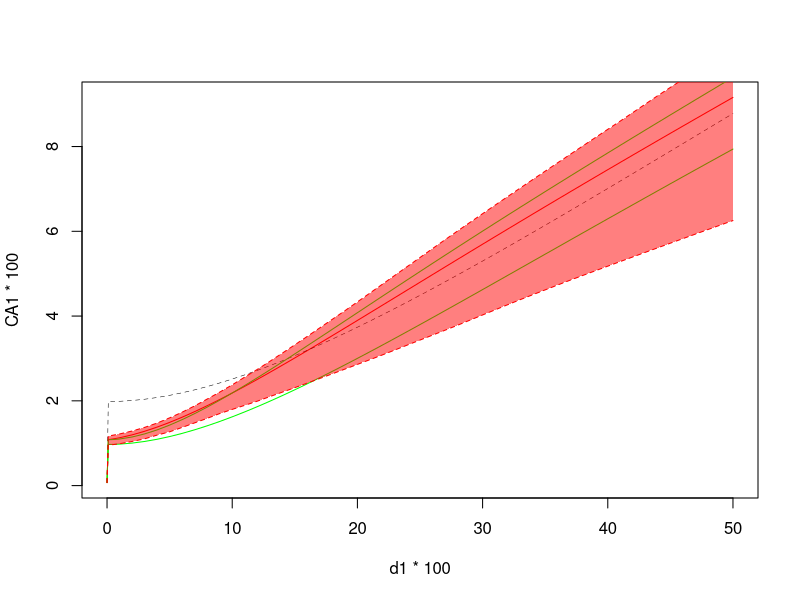
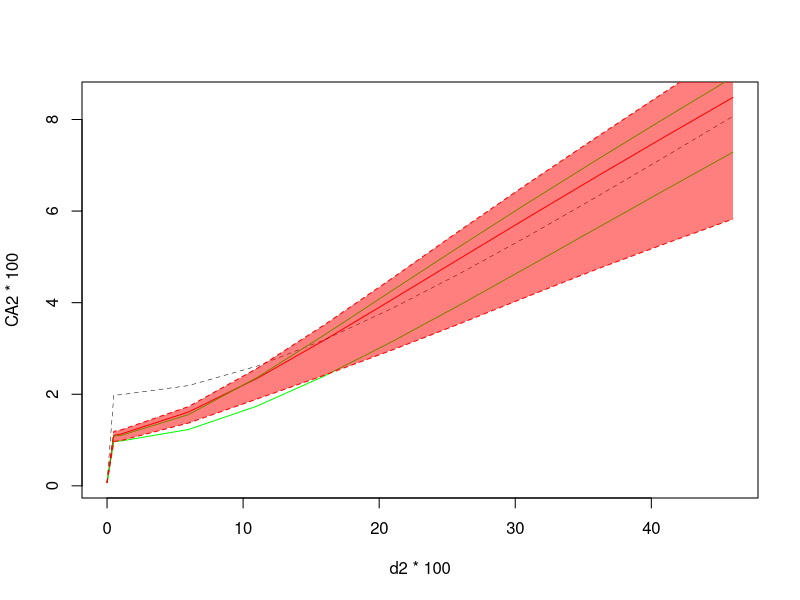
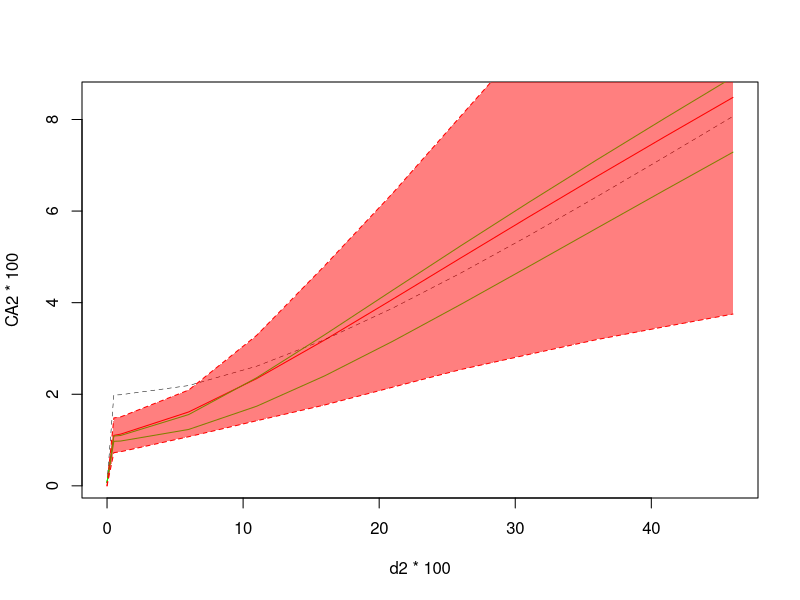
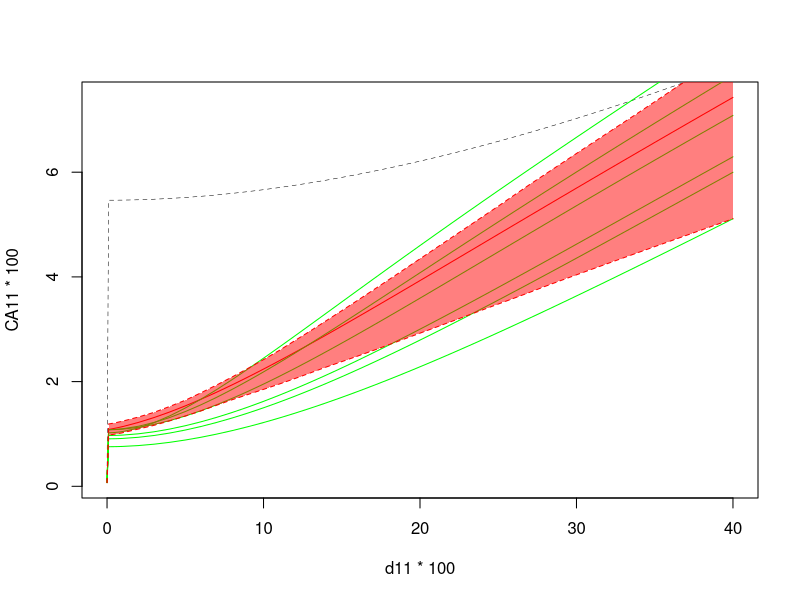

Recreate these plots in R, in order.

library(deSolve) # package for solving differential equations
library(minpack.lm) # package for non-linear regression #rks to laz: I think we probably can just use nls() in stats, not nlsLM from linpack. Please check in R documentation if there is any functional difference at all
library(mvtnorm) # package for calculating confidence intervals by Monte Carlo simulation based on variance-covariance matrices #rks to laz: I added to comment.Please check that my addition is OK.
rm(list=ls())
set.seed(19970101)

####2-ion 60 dose
d = c(seq(0, 0.009, 0.001), seq(0.01, 0.5, by = 0.01))
#Assuming the working directory is the location of this R file (On Github the csv file is in the same location as this R file)
two_ion_MIXDER = read.csv("2ionMonteCarlo.csv") #This is the Monte Carlo results with seed 19970101

#The graphing part
d1 <- two_ion_MIXDER$d
CA1 <- two_ion_MIXDER$CA
simpleeffect1 <- two_ion_MIXDER$simpleeffect
silicon1 <- two_ion_MIXDER$silicon
ironsix1 <- two_ion_MIXDER$ironsix
plot(x = d1 * 100, y = CA1 * 100, type = "l", col = "red")
lines(x = d1 * 100, y = simpleeffect1 * 100, col = "black", lty = 2, lwd = 0.5)
lines(x = d1 * 100, y = silicon1* 100, col = "green")  
lines(x = d1 * 100, y = ironsix1* 100, col = "green")
lines(x= d1*100 , y = two_ion_MIXDER$CI_upper * 100, lty = 'dashed', col = 'red')
lines(x= d1*100 , y = two_ion_MIXDER$CI_lower * 100, lty = 'dashed', col = 'red')
polygon(c(d1*100,rev(d1*100)),c(two_ion_MIXDER$CI_lower * 100, rev(two_ion_MIXDER$CI_upper * 100)),col = rgb(1, 0, 0,0.5), border = NA)





####2-ion 12 dose
d_small = d[seq(1,60, by = 5)]
two_ion_MIXDER_small <- two_ion_MIXDER[seq(1,60, by = 5), ]

#The graphing part
d2 <- two_ion_MIXDER_small$d
CA2 <- two_ion_MIXDER_small$CA
simpleeffect2 <- two_ion_MIXDER_small$simpleeffect
silicon2 <- two_ion_MIXDER_small$silicon
ironsix2 <- two_ion_MIXDER_small$ironsix
plot(x = d2 * 100, y = CA2 * 100, type = "l", col = "red")
lines(x = d2 * 100, y = simpleeffect2 * 100, col = "black", lty = 2, lwd = 0.5)
lines(x = d2 * 100, y = silicon2* 100, col = "green")  
lines(x = d2 * 100, y = ironsix2* 100, col = "green")
lines(x= d2*100 , y = two_ion_MIXDER_small$CI_upper * 100, lty = 'dashed', col = 'red')
lines(x= d2*100 , y = two_ion_MIXDER_small$CI_lower * 100, lty = 'dashed', col = 'red')
polygon(c(d2*100,rev(d2*100)),c(two_ion_MIXDER_small$CI_lower * 100, rev(two_ion_MIXDER_small$CI_upper * 100)),col = rgb(1, 0, 0,0.5), border = NA)



####2-ion 12 dose without covariances (larger CI's)
#Assuming the working directory is the location of this R file (On Github the csv file is in the same location as this R file)
two_ion_MIXDER_small_var <- read.csv("2ionMonteCarlovar.csv")

#The graphing part
plot(x = d2 * 100, y = CA2 * 100, type = "l", col = "red")
lines(x = d2 * 100, y = simpleeffect2 * 100, col = "black", lty = 2, lwd = 0.5)
lines(x = d2 * 100, y = silicon2* 100, col = "green")  
lines(x = d2 * 100, y = ironsix2* 100, col = "green")
lines(x= d2*100 , y = two_ion_MIXDER_small_var$CI_upper * 100, lty = 'dashed', col = 'red')
lines(x= d2*100 , y = two_ion_MIXDER_small_var$CI_lower * 100, lty = 'dashed', col = 'red')
polygon(c(d2*100,rev(d2*100)),c(two_ion_MIXDER_small_var$CI_lower * 100, rev(two_ion_MIXDER_small_var$CI_upper * 100)),col = rgb(1, 0, 0,0.5), border = NA)


####6-ion 60 dose 
six_ion_MIXDER <- read.csv("6ionMonteCarlo.csv")

#the graphing part
d11 <- six_ion_MIXDER$d
CA11 <- six_ion_MIXDER$CA
simpleeffect11 <- six_ion_MIXDER$simpleeffect
silicon11 <- six_ion_MIXDER$silicon
titanium11 <- six_ion_MIXDER$titanium
ironthree11 <- six_ion_MIXDER$ironthree
ironfour11 <- six_ion_MIXDER$ironfour
ironsix11 <- six_ion_MIXDER$ironsix
oxygen11 <- six_ion_MIXDER$oxygen
plot(x = d11 * 100, y = CA11 * 100, type = "l", col = "red")
lines(x = d11 * 100, y = simpleeffect11 * 100, col = "black", lty = 2, lwd = 0.5)
lines(x = d11 * 100, y = silicon11* 100, col = "green")  
lines(x = d11 * 100, y = titanium11* 100, col = "green")
lines(x = d11 * 100, y = ironthree11* 100, col = "green")  
lines(x = d11 * 100, y = ironfour11* 100, col = "green")
lines(x = d11 * 100, y = ironsix11* 100, col = "green")  
lines(x = d11 * 100, y = oxygen11* 100, col = "green")
lines(x= d11*100 , y = six_ion_MIXDER$CI_upper * 100, lty = 'dashed', col = 'red')
lines(x= d11*100 , y = six_ion_MIXDER$CI_lower * 100, lty = 'dashed', col = 'red')
polygon(c(d11*100,rev(d11*100)),c(six_ion_MIXDER$CI_lower * 100, rev(six_ion_MIXDER$CI_upper * 100)),col = rgb(1, 0, 0,0.5), border = NA)
